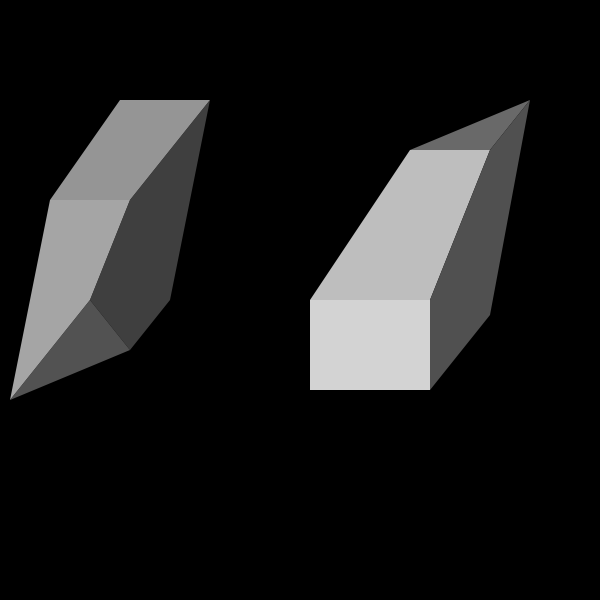
Frame 1 (no input)
Frame 60 (the mouse pressed at the canvas centre just before this capture): identical to frame 1, image omitted
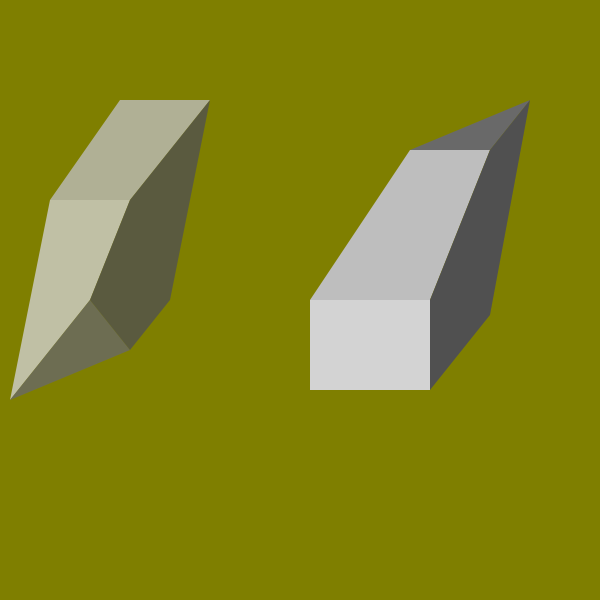
Frame 120 (the mouse held since frame 60 and released just before this capture)

The Processing sketch that drew these frames (run headless with seeded random() and noise(); from frame 60 on, the mouse is pressed at the canvas centre):

// Processing sketch: Class17_Kaycee
// ── Class17_Kaycee.pde

/* 
 Author: Kaycee
 Source: https://wp.nyu.edu/shanghai-ima-documentation/author/yc3525/
 Date: April 8, 2019
 
 Modified by Young / young.chung@nyu.edu
 Date: April 11, 2019
 
 */

void setup()
{
  size(600, 600);
}

void draw()
{
  background(255*mouseX/width, 255*mouseY/height, 0);
  noStroke();
  beginShape();
  fill(211, 211, 211, 200);
  vertex(10, 400);
  vertex(50, 200);
  vertex(130, 200);
  vertex(90, 300);
  endShape();

  noStroke();
  fill(105, 105, 105, 200);
  beginShape();
  vertex(10, 400);
  vertex(90, 300);
  vertex(130, 350);
  endShape();

  noStroke();
  fill(190, 190, 190, 200);
  beginShape();
  vertex(50, 200);
  vertex(120, 100);
  vertex(210, 100);
  vertex(130, 200);
  endShape();

  fill(80, 80, 80, 200);
  noStroke();
  beginShape();
  vertex(130, 200);
  vertex(90, 300);
  vertex(130, 350);
  vertex(170, 300);
  vertex(210, 100);
  endShape();

  noStroke();
  fill(211);
  rect(310, 300, 120, 90);

  fill(190);
  beginShape();
  vertex(310, 300);
  vertex(410, 150);
  vertex(490, 150);
  vertex(430, 300);
  endShape();

  fill(105);
  beginShape();
  vertex(410, 150);
  vertex(490, 150);
  vertex(530, 100);
  endShape();

  fill(80);
  beginShape();
  vertex(530, 100);
  vertex(490, 150);
  vertex(430, 300);
  vertex(430, 390);
  vertex(490, 315);
  endShape();
}
